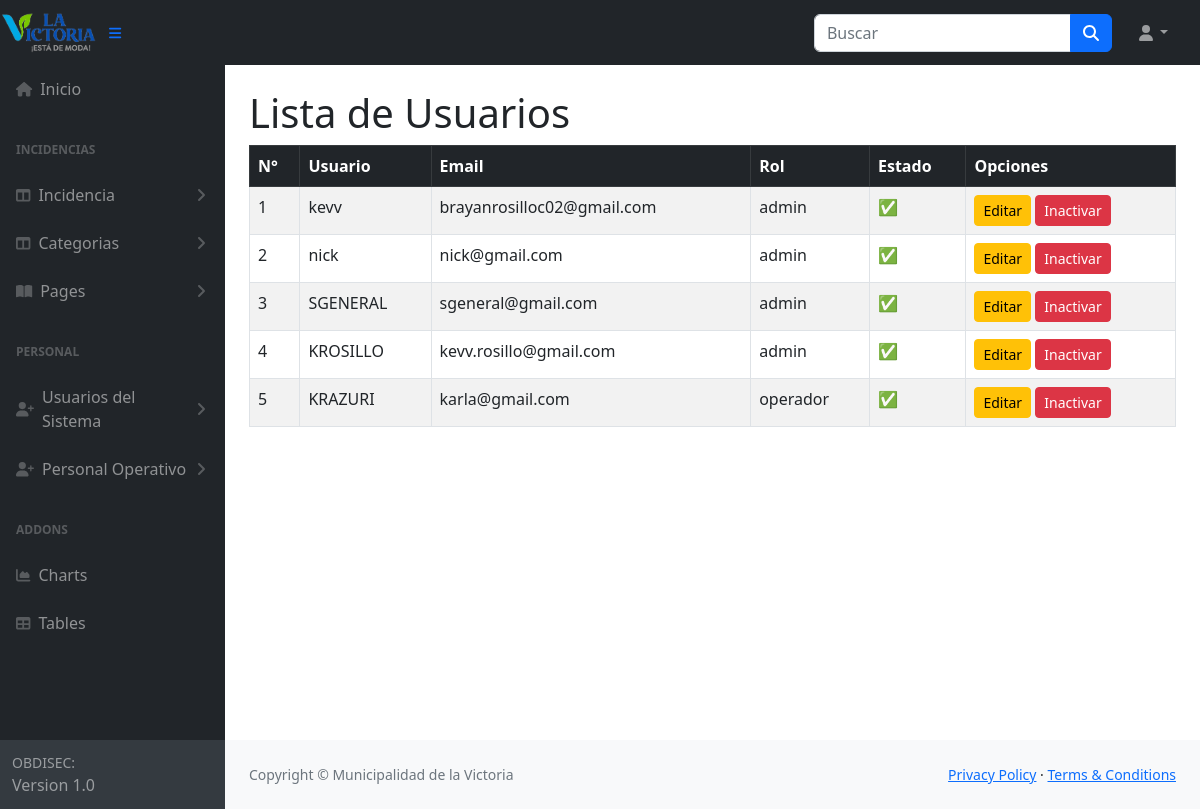
The app's page /usuarios/lista/ (signed in), older data.
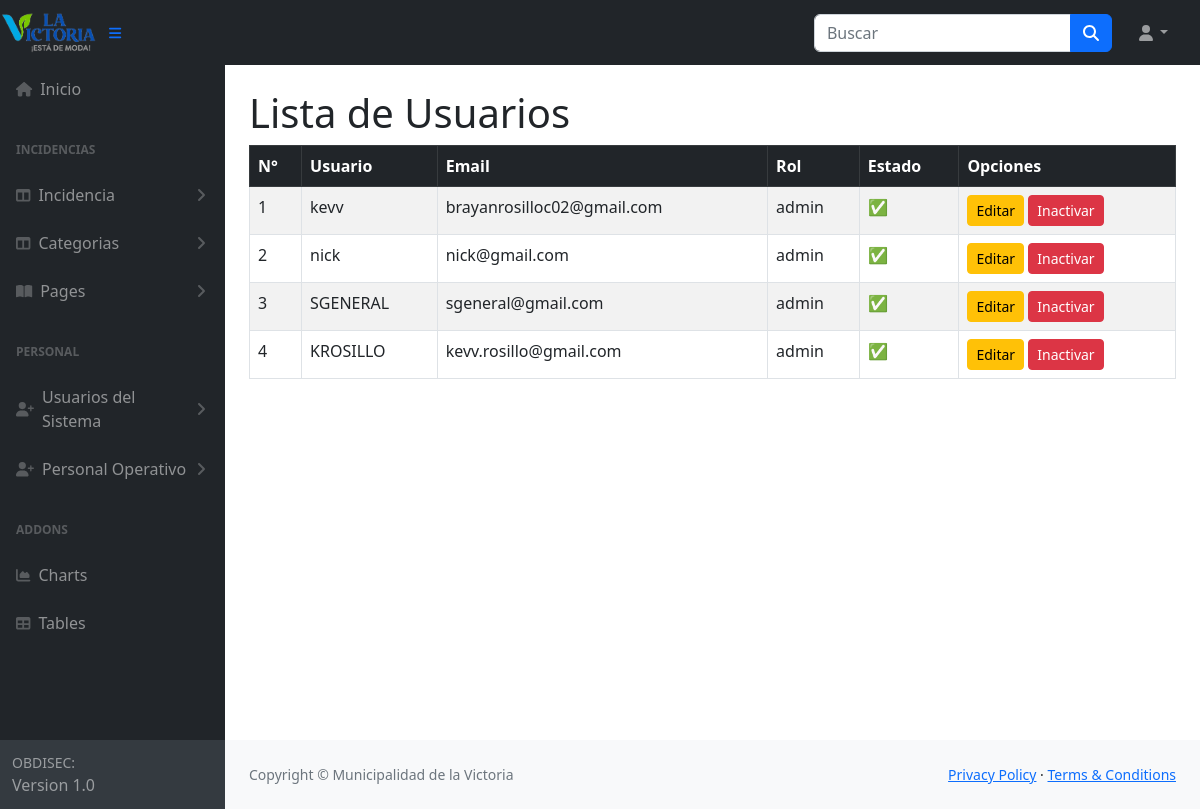
The same page, newer data.
### usuarios/models.py (models this page shows)
class Usuario(AbstractUser):
    TIPO_CHOICES =[
        ('admin','administrador'),
        ('operador','Operador'),
        ('lector','Lector'),
    ]
    tipo = models.CharField(max_length=10, choices=TIPO_CHOICES)

### usuarios/views.py (the view)
# urls.py: path('lista/', views.UsuarioListView.as_view(), name='usuario_list'),
class UsuarioListView(LoginRequiredMixin, AdminRequiredMixin, ListView):
    model = Usuario
    template_name = 'usuarios/usuario_list.html'
    context_object_name = 'usuarios'

### usuarios/views.py (called while the page is built)
    def test_func(self):
        return self.request.user.is_authenticated and self.request.user.tipo == 'admin'

### usuarios/templates/usuarios/usuario_list.html (shortened to what this page needs)
{% extends "base.html" %}
{% block content %}
<div class="container-fluid px-4">
  <h1 class="mt-4">Lista de Usuarios</h1>
  <div class="table-responsive">
    <table class="table table-bordered table-hover table-striped">
      <thead class="table-dark">
        <tr>
          <th>N°</th>
          <th>Usuario</th>
          <th>Email</th>
          <th>Rol</th>
          <th>Estado</th>
          <th>Opciones</th>
        </tr>
      </thead>
      <tbody>
        {% for usuario in object_list %}
        <tr>
          <td>{{ forloop.counter }}</td>
          <td>{{ usuario.username }}</td>
          <td>{{ usuario.email }}</td>
          <td>{{ usuario.tipo }}</td>
          <td>
            {% if usuario.is_active %}
              ✅
            {% else %}
              ❌
            {% endif %}
          </td>
          <td>
            <a class="btn btn-sm btn-warning" href="{% url 'usuario_edit' usuario.pk %}">Editar</a>
            {% if usuario.is_active %}
              <a class="btn btn-sm btn-danger" href="{% url 'usuario_inactivar' usuario.pk %}">Inactivar</a>
            {% endif %}
          </td>
        </tr>
        {% empty %}
        <tr>
          <td colspan="5" class="text-center">No hay usuarios registrados.</td>
        </tr>
        {% endfor %}
      </tbody>
    </table>
  </div>
</div>
{% endblock %}

### templates/base.html (shortened to what this page needs)
{% load static %}
<!DOCTYPE html>
<html lang="en">
    <head>
        <link href="{% static 'css/styles.css' %}" rel="stylesheet" />
    </head>
    <body>
        <nav class="navbar navbar-expand navbar-dark bg-dark ">
            {% if user.is_authenticated %}
            <div class= "col-sm-1">
                <img src={% static 'img/LOGO.png' %} class="img-fluid rounded" alt="Logo" >
            </div>
             <div>
                <button class="btn btn-link btn-sm order-1 order-lg-0 me-4 me-lg-0" id="sidebarToggle" href="#!"><i class="fas fa-bars"></i></button>
             </div>
            <form class="d-none d-md-inline-block form-inline ms-auto me-0 me-md-3 my-2 my-md-0">
                <div class="input-group">
                    <input class="form-control" type="text" placeholder="Buscar " aria-label="Buscar " aria-describedby="btnNavbarSearch" />
                    <button class="btn btn-primary" id="btnNavbarSearch" type="button"><i class="fas fa-search"></i></button>
                </div>
            </form>
            <ul class="navbar-nav ms-auto ms-md-0 me-3 me-lg-4">
                <li class="nav-item dropdown">
                    <a class="nav-link dropdown-toggle" id="navbarDropdown" href="#" role="button" data-bs-toggle="dropdown" aria-expanded="false"><i class="fas fa-user fa-fw">{{ user.username }} ({{ user.tipo }})</i></a>
                    {% endif %}
                </li>
            </ul>
        </nav>
        <div id="layoutSidenav">
            <div id="layoutSidenav_nav">
                <nav class="sb-sidenav accordion sb-sidenav-dark" id="sidenavAccordion">
                    <div class="sb-sidenav-menu">
                        <div class="nav">
                            <a class="nav-link" href={% url 'dashboard' %}>
                                <div class="sb-nav-link-icon" ><i class="fa-solid fa-house"></i></div>
                                Inicio
                            <div class="sb-sidenav-menu-heading">INCIDENCIAS</div>
                                <a class="nav-link collapsed" href="#" data-bs-toggle="collapse" data-bs-target="#collapseInci" aria-expanded="false" aria-controls="collapseLayouts">
                                    <div class="sb-nav-link-icon"><i class="fas fa-columns"></i></div>
                                    Incidencia
                                    <div class="sb-sidenav-collapse-arrow"><i class="fas fa-angle-down"></i></div>
                                </a>
                                <a class="nav-link collapsed" href="#" data-bs-toggle="collapse" data-bs-target="#collapseCat" aria-expanded="false" aria-controls="collapseLayouts">
                                    <div class="sb-nav-link-icon"><i class="fas fa-columns"></i></div>
                                    Categorias
                                    <div class="sb-sidenav-collapse-arrow"><i class="fas fa-angle-down"></i></div>
                                </a>
                            <a class="nav-link collapsed" href="#" data-bs-toggle="collapse" data-bs-target="#collapsePages" aria-expanded="false" aria-controls="collapsePages">
                                <div class="sb-nav-link-icon"><i class="fas fa-book-open"></i></div>
                                Pages
                                <div class="sb-sidenav-collapse-arrow"><i class="fas fa-angle-down"></i></div>
                            </a>
                            <div class="sb-sidenav-menu-heading">PERSONAL</div>
                            <a class="nav-link collapsed" href="#" data-bs-toggle="collapse" data-bs-target="#collapseUser" aria-expanded="false" aria-controls="collapseUser">
                                <div class="sb-nav-link-icon"><i class="fa-solid fa-user-plus"></i></div>
                                Usuarios del Sistema
                                <div class="sb-sidenav-collapse-arrow"><i class="fas fa-angle-down"></i></div>
                            </a>
                            <a class="nav-link collapsed" href="#" data-bs-toggle="collapse" data-bs-target="#collapsePer" aria-expanded="false" aria-controls="collapseUser">
                                <div class="sb-nav-link-icon"><i class="fa-solid fa-user-plus"></i></div>
                                Personal Operativo
                                <div class="sb-sidenav-collapse-arrow"><i class="fas fa-angle-down"></i></div>
                            </a>
                            <div class="sb-sidenav-menu-heading">Addons</div>
                            <a class="nav-link" href="charts.html">
                                <div class="sb-nav-link-icon"><i class="fas fa-chart-area"></i></div>
                                Charts
                            </a>
                            <a class="nav-link" href="tables.html">
                                <div class="sb-nav-link-icon"><i class="fas fa-table"></i></div>
                                Tables
                            </a>
                        </div>
                    </div>
                    <div class="sb-sidenav-footer">
                        <div class="small">OBDISEC:</div>
                        Version 1.0
                    </div>
                </nav>
            </div>
            <div id="layoutSidenav_content">
                <main>
                    <div>
                        {% block content %}
                        {% endblock %}
                    </div>
                </main>
                <footer class="py-4 bg-light mt-auto">
                    <div class="container-fluid px-4">
                        <div class="d-flex align-items-center justify-content-between small">
                            <div class="text-muted">Copyright &copy; Municipalidad de la Victoria </div>
                            <div>
                                <a href="#">Privacy Policy</a>
                                &middot;
                                <a href="#">Terms &amp; Conditions</a>
                            </div>
                        </div>
                    </div>
                </footer>
            </div>
        </div>
    </body>
</html>

Row changes from the older to the newer data that the page shows:
removed Usuario: username "KRAZURI", email "karla@gmail.com", tipo "operador", is_active "Inactivar"
